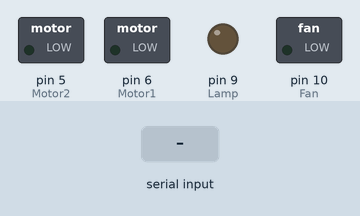
Simulated run of this sketch. Board: Arduino Uno, built with avr-gcc and run on an emulated ATmega328P. Shown: switched loads named in the sketch (green lamp = pin HIGH), output pins drawn as LEDs (lit = HIGH). The test bench sets the inputs (shaded band).

Above: at 1.2 s.
1.3 s: byte 1 (1) received over Serial
At 1.5 s:
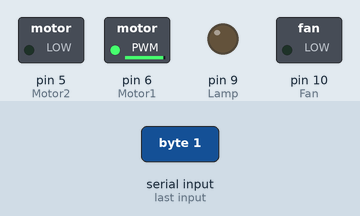
3.2 s: byte 2 (2) received over Serial
At 4.3 s:
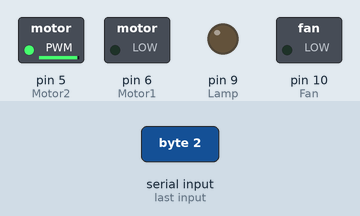
4.7 s: byte 6 (6) received over Serial
At 5.4 s:
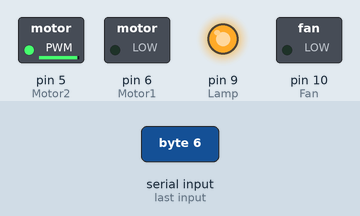
6.2 s: byte 8 (8) received over Serial
At 6.6 s:
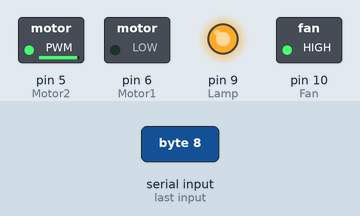
7.7 s: byte 5 (5) received over Serial
At 8.9 s:
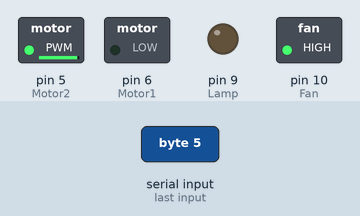
9.2 s: byte 1 (1) received over Serial
At 9.4 s:
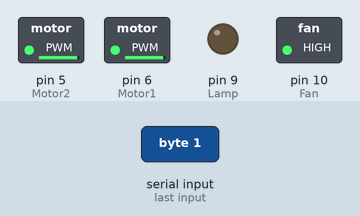
Timing chart, 0 to 12.1 s (numbered marks = the images above; inputs shaded):
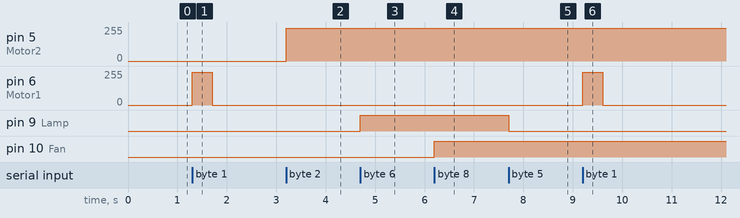

Measured:
- after the input at 1.3 s, pin 6 (Motor1): 0/255 → 244/255 at once, → 0/255 0.40 s later
- after the input at 3.2 s, pin 5 (Motor2): 0/255 → 244/255 at once
- after the input at 4.7 s, pin 9 (Lamp): LOW → HIGH at once
- after the input at 6.2 s, pin 10 (Fan): LOW → HIGH at once
- after the input at 7.7 s, pin 9 (Lamp): HIGH → LOW at once
- after the input at 9.2 s, pin 6 (Motor1): 0/255 → 244/255 at once, → 0/255 0.40 s later

The sketch:

program_v1.0.ino
```cpp
int Lamp = 9;
int Key = 11;
int Fan = 10;
int Motor1 = 6;
int Motor2 = 5;
int DataBluetooth;
void setup()
{
  Serial.begin(9600);
  pinMode (Lamp,OUTPUT);
  pinMode (Key,OUTPUT);
  pinMode (Fan,OUTPUT);
  pinMode (Motor1,OUTPUT);
  pinMode (Motor2,OUTPUT);
}
void loop() {
  if (Serial.available()> 0)
  {
    DataBluetooth=Serial.read();
    if (DataBluetooth == 1)
    {
      analogWrite (Motor1,500);
      delay (400);
      analogWrite (Motor1,0);
    }
    if (DataBluetooth == 2)
    {
    analogWrite (Motor2,500);
    delay (400);
    analogWrite (Motor1,0);
    }
    if (DataBluetooth == 3)
    {
      digitalWrite (Key,LOW);
    }
    if (DataBluetooth == 4)
    {
      digitalWrite (Key,HIGH);
    }
    if (DataBluetooth == 5)
    {
      digitalWrite (Lamp,LOW);
    }
    if (DataBluetooth == 6)
    {
      digitalWrite (Lamp,HIGH);
    }
    if (DataBluetooth == 7)
    {
      digitalWrite (Fan,LOW);
    }
    if (DataBluetooth == 8)
    {
      digitalWrite (Fan,HIGH);
    }
    delay(100);
}}
```
